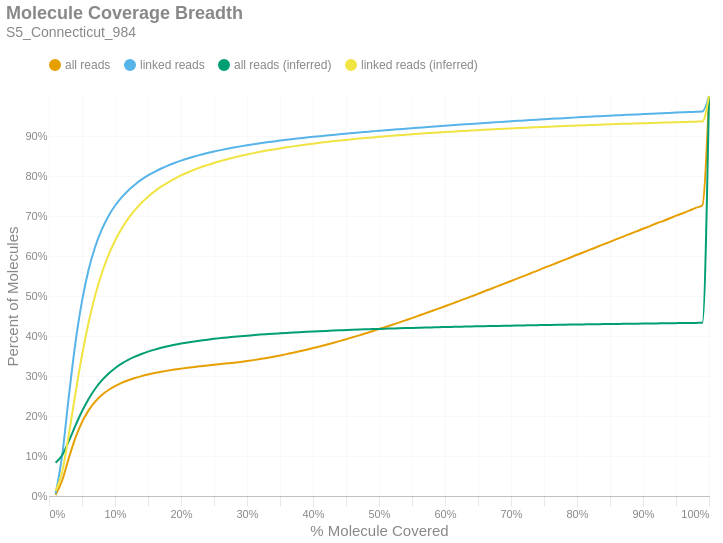

Source (notebook cell):
### Markdown cell above
### Molecule Read Coverage
This chart shows molecule coverage breadth as computed by the number of bases aligned to that molecule. In other words, "*how much of each unique long molecule is actually sequenced/aligned?*" Keep in mind there is a distinction between sequences and alignments, since some sequences belonging to a particular molecule may not align well and wouldn't appear in the alignment data. This chart also shows molecule coverage breadth as computed by the *inferred fragment* from which the aligned sequences originate. Unlike read coverage, this calculation takes into account the total insert size, including unsequenced gaps between the forward and reverse reads. Like the previous figures, these are cumulative percents.

### Code cell
if SKIPLR:
    print_html(f"Skipped")
else:
    binned_df = consolidated_hist(valids['coverage_bp'], mask, 0.01, True)
    binned_df_inf = consolidated_hist(valids['coverage_inserts'], mask, 0.01, True)
    binned_df = binned_df.with_columns(pl.lit(binned_df_inf['all reads (cumsum)']).alias('all reads (inferred)'))
    binned_df = binned_df.with_columns(pl.lit(binned_df_inf['linked reads (cumsum)']).alias('linked reads (inferred)'))
    binned_df = binned_df.with_columns(
        (pl.col('bin').cast(pl.Float64) + 0.01).alias('right_edge')
    )

    with SafeRender(binned_df):
        (
            density_plot(binned_df, 'Molecule Coverage Breadth', samplename, 'molcov', ['all reads (inferred)','linked reads (inferred)'])
            .encode(
                #x=alt.X('bin:Q', title="% Molecule Covered").axis(format = '%').scale(padding=0),
                x=alt.X('right_edge:Q', title="% Molecule Covered").axis(format='%').scale(padding=0),
                y=alt.Y('value:Q', title='Percent of Molecules')
                    .axis(format='%')
                    .stack(False)
                    .scale(domainMin=0, padding=0),
                color=alt.Color("key:N").scale(domain = ["all reads", "linked reads", "all reads (inferred)", "linked reads (inferred)"]),
                tooltip = [
                    alt.Tooltip("key:N", title = "Data Type"),
                    alt.Tooltip("range_label:N", title="% Molecule Covered"),
                    alt.Tooltip("value:Q", format = ".2%", title="% Molecules")
                ]
            )
        ).display()

### Figure 1 — Vega-Lite specification as saved in the notebook (floating-point values rounded to 4 significant figures)
{"width": "container", "height": 400, "config": {"title": {"anchor": "start", "dy": -15, "fontSize": 18, "color": "#888888", "subtitleColor": "#888888", "subtitleFontSize": 14}, "arc": {"fill": "#0072B2"}, "axis": {"domainColor": "#888888", "domainWidth": 0.5, "gridWidth": 0.2, "grid": false, "titleFontWeight": 400, "titleFontSize": 15, "labelFontSize": 11, "labelColor": "#888888", "tickColor": "#888888", "tickWidth": 0.2, "titleColor": "#888888"}, "axisBand": {"grid": false}, "axisX": {"grid": true, "tickSize": 10, "domainCap": "round"}, "axisY": {"domain": false, "grid": true, "tickSize": 0, "domainCap": "round"}, "background": "transparent", "header": {"labelFontSize": 15, "labelColor": "#888888", "titleFontSize": 15, "titleFontWeight": 600, "titleColor": "#888888"}, "legend": {"labelFont": "sans-serif", "labelFontSize": 12, "labelColor": "#888888", "symbolSize": 100, "symbolType": "circle", "titleFontSize": 12, "titlePadding": 10, "titleColor": "#888888", "title": null, "orient": "top"}, "range": {"category": ["#E69F00", "#56B4E9", "#009E73", "#F0E442", "#0072B2", "#D55E00", "#CC79A7", "#000000"], "diverging": ["#cfe8f3", "#a2d4ec", "#73bfe2", "#46abdb", "#1696d2", "#12719e"]}, "area": {"fill": "#0072B2", "fillOpacity": 0.7, "line": true, "strokeOpacity": 0.7}, "line": {"color": "#0072B2", "stroke": "#0072B2", "strokeWidth": 2}, "trail": {"color": "#0072B2", "stroke": "#0072B2", "strokeWidth": 0, "size": 1}, "point": {"filled": true, "fillOpacity": 1.0, "size": 95}, "text": {"color": "#888888", "fontSize": 11, "align": "right", "fontWeight": 400, "size": 11}, "bar": {"fill": "#0072B2", "stroke": null}, "view": {"stroke": null, "continuousWidth": 660, "continuousHeight": 400}}, "data": {"name": "data-f298dc107363ab6965d56bfe93fb3a7c"}, "mark": {"type": "line", "interpolate": "monotone", "point": {"opacity": 0, "size": 275}}, "encoding": {"color": {"field": "key", "scale": {"domain": ["all reads", "linked reads", "all reads (inferred)", "linked reads (inferred)"]}, "type": "nominal"}, "tooltip": [{"field": "key", "title": "Data Type", "type": "nominal"}, {"field": "range_label", "title": "% Molecule Covered", "type": "nominal"}, {"field": "value", "format": ".2%", "title": "% Molecules", "type": "quantitative"}], "x": {"axis": {"format": "%"}, "field": "right_edge", "scale": {"padding": 0}, "title": "% Molecule Covered", "type": "quantitative"}, "y": {"axis": {"format": "%"}, "field": "value", "scale": {"domainMin": 0, "padding": 0}, "stack": false, "title": "Percent of Molecules", "type": "quantitative"}}, "params": [{"name": "param_c36ac31b6afebe62", "select": {"type": "point", "fields": ["key"]}, "bind": "legend"}], "title": {"text": "Molecule Coverage Breadth", "subtitle": "S5_Connecticut_984"}, "transform": [{"fold": ["all reads (cumsum)", "linked reads (cumsum)", "all reads (inferred)", "linked reads (inferred)"]}, {"calculate": "replace(datum.key, ' (cumsum)', '')", "as": "key"}, {"filter": {"param": "param_c36ac31b6afebe62"}}], "usermeta": {"embedOptions": {"downloadFileName": "S5_Connecticut_984.molcov"}}, "$schema": "https://vega.github.io/schema/vega-lite/v6.1.0.json", "datasets": {"data-f298dc107363ab6965d56bfe93fb3a7c": [{"bin": "0.0", "interval": "0.0-0.01", "all reads": 0.002501, "linked reads": 0.005881, "all reads (cumsum)": 0.002501, "linked reads (cumsum)": 0.005881, "range_label": "0.0-0.01", "all reads (inferred)": 0.08328, "linked reads (inferred)": 0.01255, "right_edge": 0.01}, {"bin": "0.01", "interval": "0.01-0.02", "all reads": 0.03686, "linked reads": 0.09642, "all reads (cumsum)": 0.03936, "linked reads (cumsum)": 0.1023, "range_label": "0.01-0.02", "all reads (inferred)": 0.102, "linked reads (inferred)": 0.06078, "right_edge": 0.02}, {"bin": "0.02", "interval": "0.02-0.03", "all reads": 0.05528, "linked reads": 0.1463, "all reads (cumsum)": 0.09464, "linked reads (cumsum)": 0.2486, "range_label": "0.02-0.03", "all reads (inferred)": 0.1371, "linked reads (inferred)": 0.1531, "right_edge": 0.03}, {"bin": "0.03", "interval": "0.03-0.04", "all reads": 0.0505, "linked reads": 0.1339, "all reads (cumsum)": 0.1451, "linked reads (cumsum)": 0.3825, "range_label": "0.03-0.04", "all reads (inferred)": 0.1759, "linked reads (inferred)": 0.2561, "right_edge": 0.04}, {"bin": "0.04", "interval": "0.04-0.05", "all reads": 0.03951, "linked reads": 0.1047, "all reads (cumsum)": 0.1846, "linked reads (cumsum)": 0.4872, "range_label": "0.04-0.05", "all reads (inferred)": 0.2119, "linked reads (inferred)": 0.3518, "right_edge": 0.05}, {"bin": "0.05", "interval": "0.05-0.06", "all reads": 0.0295, "linked reads": 0.07817, "all reads (cumsum)": 0.2141, "linked reads (cumsum)": 0.5654, "range_label": "0.05-0.06", "all reads (inferred)": 0.2427, "linked reads (inferred)": 0.4337, "right_edge": 0.06}, {"bin": "0.06", "interval": "0.06-0.07", "all reads": 0.02179, "linked reads": 0.05772, "all reads (cumsum)": 0.2359, "linked reads (cumsum)": 0.6231, "range_label": "0.06-0.07", "all reads (inferred)": 0.2682, "linked reads (inferred)": 0.5017, "right_edge": 0.07}, {"bin": "0.07", "interval": "0.07-0.08", "all reads": 0.01637, "linked reads": 0.04325, "all reads (cumsum)": 0.2523, "linked reads (cumsum)": 0.6663, "range_label": "0.07-0.08", "all reads (inferred)": 0.289, "linked reads (inferred)": 0.5568, "right_edge": 0.08}, {"bin": "0.08", "interval": "0.08-0.09", "all reads": 0.01259, "linked reads": 0.03324, "all reads (cumsum)": 0.2649, "linked reads (cumsum)": 0.6996, "range_label": "0.08-0.09", "all reads (inferred)": 0.3057, "linked reads (inferred)": 0.6015, "right_edge": 0.09}, {"bin": "0.09", "interval": "0.09-0.1", "all reads": 0.009877, "linked reads": 0.02596, "all reads (cumsum)": 0.2748, "linked reads (cumsum)": 0.7255, "range_label": "0.09-0.1", "all reads (inferred)": 0.3196, "linked reads (inferred)": 0.6382, "right_edge": 0.1}, {"bin": "0.1", "interval": "0.1-0.11", "all reads": 0.007985, "linked reads": 0.02092, "all reads (cumsum)": 0.2828, "linked reads (cumsum)": 0.7464, "range_label": "0.1-0.11", "all reads (inferred)": 0.3309, "linked reads (inferred)": 0.6683, "right_edge": 0.11}, {"bin": "0.11", "interval": "0.11-0.12", "all reads": 0.006665, "linked reads": 0.01746, "all reads (cumsum)": 0.2894, "linked reads (cumsum)": 0.7639, "range_label": "0.11-0.12", "all reads (inferred)": 0.3404, "linked reads (inferred)": 0.6936, "right_edge": 0.12}, {"bin": "0.12", "interval": "0.12-0.13", "all reads": 0.005506, "linked reads": 0.0144, "all reads (cumsum)": 0.2949, "linked reads (cumsum)": 0.7783, "range_label": "0.12-0.13", "all reads (inferred)": 0.3483, "linked reads (inferred)": 0.7147, "right_edge": 0.13}, {"bin": "0.13", "interval": "0.13-0.14", "all reads": 0.004785, "linked reads": 0.01247, "all reads (cumsum)": 0.2997, "linked reads (cumsum)": 0.7908, "range_label": "0.13-0.14", "all reads (inferred)": 0.3551, "linked reads (inferred)": 0.7326, "right_edge": 0.14}, {"bin": "0.14", "interval": "0.14-0.15", "all reads": 0.004068, "linked reads": 0.01053, "all reads (cumsum)": 0.3038, "linked reads (cumsum)": 0.8013, "range_label": "0.14-0.15", "all reads (inferred)": 0.361, "linked reads (inferred)": 0.7482, "right_edge": 0.15}, {"bin": "0.15", "interval": "0.15-0.16", "all reads": 0.003588, "linked reads": 0.009272, "all reads (cumsum)": 0.3074, "linked reads (cumsum)": 0.8106, "range_label": "0.15-0.16", "all reads (inferred)": 0.366, "linked reads (inferred)": 0.7616, "right_edge": 0.16}, {"bin": "0.16", "interval": "0.16-0.17", "all reads": 0.003174, "linked reads": 0.008114, "all reads (cumsum)": 0.3105, "linked reads (cumsum)": 0.8187, "range_label": "0.16-0.17", "all reads (inferred)": 0.3705, "linked reads (inferred)": 0.7733, "right_edge": 0.17}, {"bin": "0.17", "interval": "0.17-0.18", "all reads": 0.002891, "linked reads": 0.007295, "all reads (cumsum)": 0.3134, "linked reads (cumsum)": 0.826, "range_label": "0.17-0.18", "all reads (inferred)": 0.3744, "linked reads (inferred)": 0.7837, "right_edge": 0.18}, {"bin": "0.18", "interval": "0.18-0.19", "all reads": 0.002634, "linked reads": 0.006533, "all reads (cumsum)": 0.3161, "linked reads (cumsum)": 0.8325, "range_label": "0.18-0.19", "all reads (inferred)": 0.3779, "linked reads (inferred)": 0.793, "right_edge": 0.19}, {"bin": "0.19", "interval": "0.19-0.2", "all reads": 0.002353, "linked reads": 0.005828, "all reads (cumsum)": 0.3184, "linked reads (cumsum)": 0.8384, "range_label": "0.19-0.2", "all reads (inferred)": 0.381, "linked reads (inferred)": 0.8014, "right_edge": 0.2}, {"bin": "0.2", "interval": "0.2-0.21", "all reads": 0.002225, "linked reads": 0.005395, "all reads (cumsum)": 0.3206, "linked reads (cumsum)": 0.8437, "range_label": "0.2-0.21", "all reads (inferred)": 0.3839, "linked reads (inferred)": 0.8088, "right_edge": 0.21}, {"bin": "0.21", "interval": "0.21-0.22", "all reads": 0.00207, "linked reads": 0.004922, "all reads (cumsum)": 0.3227, "linked reads (cumsum)": 0.8487, "range_label": "0.21-0.22", "all reads (inferred)": 0.3865, "linked reads (inferred)": 0.8157, "right_edge": 0.22}, {"bin": "0.22", "interval": "0.22-0.23", "all reads": 0.001913, "linked reads": 0.004427, "all reads (cumsum)": 0.3246, "linked reads (cumsum)": 0.8531, "range_label": "0.22-0.23", "all reads (inferred)": 0.3888, "linked reads (inferred)": 0.8219, "right_edge": 0.23}, {"bin": "0.23", "interval": "0.23-0.24", "all reads": 0.001863, "linked reads": 0.004216, "all reads (cumsum)": 0.3265, "linked reads (cumsum)": 0.8573, "range_label": "0.23-0.24", "all reads (inferred)": 0.3909, "linked reads (inferred)": 0.8274, "right_edge": 0.24}, {"bin": "0.24", "interval": "0.24-0.25", "all reads": 0.001762, "linked reads": 0.003887, "all reads (cumsum)": 0.3283, "linked reads (cumsum)": 0.8612, "range_label": "0.24-0.25", "all reads (inferred)": 0.3929, "linked reads (inferred)": 0.8326, "right_edge": 0.25}, {"bin": "0.25", "interval": "0.25-0.26", "all reads": 0.001677, "linked reads": 0.003533, "all reads (cumsum)": 0.3299, "linked reads (cumsum)": 0.8647, "range_label": "0.25-0.26", "all reads (inferred)": 0.3947, "linked reads (inferred)": 0.8374, "right_edge": 0.26}, {"bin": "0.26", "interval": "0.26-0.27", "all reads": 0.001666, "linked reads": 0.003331, "all reads (cumsum)": 0.3316, "linked reads (cumsum)": 0.8681, "range_label": "0.26-0.27", "all reads (inferred)": 0.3964, "linked reads (inferred)": 0.842, "right_edge": 0.27}, {"bin": "0.27", "interval": "0.27-0.28", "all reads": 0.00168, "linked reads": 0.003084, "all reads (cumsum)": 0.3333, "linked reads (cumsum)": 0.8711, "range_label": "0.27-0.28", "all reads (inferred)": 0.3981, "linked reads (inferred)": 0.8463, "right_edge": 0.28}, {"bin": "0.28", "interval": "0.28-0.29", "all reads": 0.001874, "linked reads": 0.002913, "all reads (cumsum)": 0.3352, "linked reads (cumsum)": 0.8741, "range_label": "0.28-0.29", "all reads (inferred)": 0.3995, "linked reads (inferred)": 0.8502, "right_edge": 0.29}, {"bin": "0.29", "interval": "0.29-0.3", "all reads": 0.002126, "linked reads": 0.00272, "all reads (cumsum)": 0.3373, "linked reads (cumsum)": 0.8768, "range_label": "0.29-0.3", "all reads (inferred)": 0.4009, "linked reads (inferred)": 0.8538, "right_edge": 0.3}, {"bin": "0.3", "interval": "0.3-0.31", "all reads": 0.002392, "linked reads": 0.002611, "all reads (cumsum)": 0.3397, "linked reads (cumsum)": 0.8794, "range_label": "0.3-0.31", "all reads (inferred)": 0.4022, "linked reads (inferred)": 0.8572, "right_edge": 0.31}, {"bin": "0.31", "interval": "0.31-0.32", "all reads": 0.00262, "linked reads": 0.002455, "all reads (cumsum)": 0.3423, "linked reads (cumsum)": 0.8818, "range_label": "0.31-0.32", "all reads (inferred)": 0.4035, "linked reads (inferred)": 0.8605, "right_edge": 0.32}, {"bin": "0.32", "interval": "0.32-0.33", "all reads": 0.002852, "linked reads": 0.002331, "all reads (cumsum)": 0.3451, "linked reads (cumsum)": 0.8842, "range_label": "0.32-0.33", "all reads (inferred)": 0.4046, "linked reads (inferred)": 0.8635, "right_edge": 0.33}, {"bin": "0.33", "interval": "0.33-0.34", "all reads": 0.002978, "linked reads": 0.002164, "all reads (cumsum)": 0.3481, "linked reads (cumsum)": 0.8863, "range_label": "0.33-0.34", "all reads (inferred)": 0.4057, "linked reads (inferred)": 0.8664, "right_edge": 0.34}, {"bin": "0.34", "interval": "0.34-0.35", "all reads": 0.00317, "linked reads": 0.002168, "all reads (cumsum)": 0.3513, "linked reads (cumsum)": 0.8885, "range_label": "0.34-0.35", "all reads (inferred)": 0.4067, "linked reads (inferred)": 0.869, "right_edge": 0.35}, {"bin": "0.35", "interval": "0.35-0.36", "all reads": 0.003407, "linked reads": 0.002058, "all reads (cumsum)": 0.3547, "linked reads (cumsum)": 0.8906, "range_label": "0.35-0.36", "all reads (inferred)": 0.4077, "linked reads (inferred)": 0.8716, "right_edge": 0.36}, {"bin": "0.36", "interval": "0.36-0.37", "all reads": 0.003476, "linked reads": 0.00187, "all reads (cumsum)": 0.3582, "linked reads (cumsum)": 0.8924, "range_label": "0.36-0.37", "all reads (inferred)": 0.4086, "linked reads (inferred)": 0.8741, "right_edge": 0.37}, {"bin": "0.37", "interval": "0.37-0.38", "all reads": 0.003726, "linked reads": 0.001865, "all reads (cumsum)": 0.3619, "linked reads (cumsum)": 0.8943, "range_label": "0.37-0.38", "all reads (inferred)": 0.4095, "linked reads (inferred)": 0.8764, "right_edge": 0.38}, {"bin": "0.38", "interval": "0.38-0.39", "all reads": 0.003838, "linked reads": 0.001795, "all reads (cumsum)": 0.3657, "linked reads (cumsum)": 0.8961, "range_label": "0.38-0.39", "all reads (inferred)": 0.4104, "linked reads (inferred)": 0.8786, "right_edge": 0.39}, {"bin": "0.39", "interval": "0.39-0.4", "all reads": 0.004056, "linked reads": 0.001784, "all reads (cumsum)": 0.3698, "linked reads (cumsum)": 0.8979, "range_label": "0.39-0.4", "all reads (inferred)": 0.4112, "linked reads (inferred)": 0.8808, "right_edge": 0.4}, {"bin": "0.4", "interval": "0.4-0.41", "all reads": 0.004097, "linked reads": 0.001606, "all reads (cumsum)": 0.3739, "linked reads (cumsum)": 0.8995, "range_label": "0.4-0.41", "all reads (inferred)": 0.412, "linked reads (inferred)": 0.8829, "right_edge": 0.41}, {"bin": "0.41", "interval": "0.41-0.42", "all reads": 0.004277, "linked reads": 0.001632, "all reads (cumsum)": 0.3782, "linked reads (cumsum)": 0.9011, "range_label": "0.41-0.42", "all reads (inferred)": 0.4127, "linked reads (inferred)": 0.8848, "right_edge": 0.42}, {"bin": "0.42", "interval": "0.42-0.43", "all reads": 0.004444, "linked reads": 0.00158, "all reads (cumsum)": 0.3826, "linked reads (cumsum)": 0.9027, "range_label": "0.42-0.43", "all reads (inferred)": 0.4135, "linked reads (inferred)": 0.8867, "right_edge": 0.43}, {"bin": "0.43", "interval": "0.43-0.44", "all reads": 0.004605, "linked reads": 0.001565, "all reads (cumsum)": 0.3872, "linked reads (cumsum)": 0.9043, "range_label": "0.43-0.44", "all reads (inferred)": 0.4141, "linked reads (inferred)": 0.8885, "right_edge": 0.44}, {"bin": "0.44", "interval": "0.44-0.45", "all reads": 0.004718, "linked reads": 0.001547, "all reads (cumsum)": 0.3919, "linked reads (cumsum)": 0.9058, "range_label": "0.44-0.45", "all reads (inferred)": 0.4148, "linked reads (inferred)": 0.8902, "right_edge": 0.45}, {"bin": "0.45", "interval": "0.45-0.46", "all reads": 0.00486, "linked reads": 0.001539, "all reads (cumsum)": 0.3968, "linked reads (cumsum)": 0.9073, "range_label": "0.45-0.46", "all reads (inferred)": 0.4154, "linked reads (inferred)": 0.8919, "right_edge": 0.46}, {"bin": "0.46", "interval": "0.46-0.47", "all reads": 0.004869, "linked reads": 0.001504, "all reads (cumsum)": 0.4017, "linked reads (cumsum)": 0.9089, "range_label": "0.46-0.47", "all reads (inferred)": 0.416, "linked reads (inferred)": 0.8935, "right_edge": 0.47}, {"bin": "0.47", "interval": "0.47-0.48", "all reads": 0.005187, "linked reads": 0.001412, "all reads (cumsum)": 0.4068, "linked reads (cumsum)": 0.9103, "range_label": "0.47-0.48", "all reads (inferred)": 0.4166, "linked reads (inferred)": 0.895, "right_edge": 0.48}, {"bin": "0.48", "interval": "0.48-0.49", "all reads": 0.004993, "linked reads": 0.001411, "all reads (cumsum)": 0.4118, "linked reads (cumsum)": 0.9117, "range_label": "0.48-0.49", "all reads (inferred)": 0.4172, "linked reads (inferred)": 0.8965, "right_edge": 0.49}, {"bin": "0.49", "interval": "0.49-0.5", "all reads": 0.005654, "linked reads": 0.001423, "all reads (cumsum)": 0.4175, "linked reads (cumsum)": 0.9131, "range_label": "0.49-0.5", "all reads (inferred)": 0.4178, "linked reads (inferred)": 0.898, "right_edge": 0.5}, {"bin": "0.5", "interval": "0.5-0.51", "all reads": 0.004934, "linked reads": 0.001313, "all reads (cumsum)": 0.4224, "linked reads (cumsum)": 0.9144, "range_label": "0.5-0.51", "all reads (inferred)": 0.4183, "linked reads (inferred)": 0.8994, "right_edge": 0.51}, {"bin": "0.51", "interval": "0.51-0.52", "all reads": 0.005713, "linked reads": 0.001388, "all reads (cumsum)": 0.4281, "linked reads (cumsum)": 0.9158, "range_label": "0.51-0.52", "all reads (inferred)": 0.4188, "linked reads (inferred)": 0.9006, "right_edge": 0.52}, {"bin": "0.52", "interval": "0.52-0.53", "all reads": 0.005408, "linked reads": 0.001272, "all reads (cumsum)": 0.4335, "linked reads (cumsum)": 0.9171, "range_label": "0.52-0.53", "all reads (inferred)": 0.4193, "linked reads (inferred)": 0.9019, "right_edge": 0.53}, {"bin": "0.53", "interval": "0.53-0.54", "all reads": 0.005603, "linked reads": 0.001254, "all reads (cumsum)": 0.4392, "linked reads (cumsum)": 0.9183, "range_label": "0.53-0.54", "all reads (inferred)": 0.4198, "linked reads (inferred)": 0.9032, "right_edge": 0.54}, {"bin": "0.54", "interval": "0.54-0.55", "all reads": 0.005642, "linked reads": 0.001269, "all reads (cumsum)": 0.4448, "linked reads (cumsum)": 0.9196, "range_label": "0.54-0.55", "all reads (inferred)": 0.4203, "linked reads (inferred)": 0.9044, "right_edge": 0.55}, {"bin": "0.55", "interval": "0.55-0.56", "all reads": 0.005871, "linked reads": 0.001224, "all reads (cumsum)": 0.4507, "linked reads (cumsum)": 0.9208, "range_label": "0.55-0.56", "all reads (inferred)": 0.4207, "linked reads (inferred)": 0.9056, "right_edge": 0.56}, {"bin": "0.56", "interval": "0.56-0.57", "all reads": 0.005905, "linked reads": 0.001216, "all reads (cumsum)": 0.4566, "linked reads (cumsum)": 0.922, "range_label": "0.56-0.57", "all reads (inferred)": 0.4211, "linked reads (inferred)": 0.9067, "right_edge": 0.57}, {"bin": "0.57", "interval": "0.57-0.58", "all reads": 0.005784, "linked reads": 0.001207, "all reads (cumsum)": 0.4624, "linked reads (cumsum)": 0.9232, "range_label": "0.57-0.58", "all reads (inferred)": 0.4215, "linked reads (inferred)": 0.9077, "right_edge": 0.58}, {"bin": "0.58", "interval": "0.58-0.59", "all reads": 0.005978, "linked reads": 0.001236, "all reads (cumsum)": 0.4683, "linked reads (cumsum)": 0.9245, "range_label": "0.58-0.59", "all reads (inferred)": 0.422, "linked reads (inferred)": 0.9088, "right_edge": 0.59}, {"bin": "0.59", "interval": "0.59-0.6", "all reads": 0.006165, "linked reads": 0.001176, "all reads (cumsum)": 0.4745, "linked reads (cumsum)": 0.9257, "range_label": "0.59-0.6", "all reads (inferred)": 0.4224, "linked reads (inferred)": 0.9098, "right_edge": 0.6}, {"bin": "0.6", "interval": "0.6-0.61", "all reads": 0.005957, "linked reads": 0.00116, "all reads (cumsum)": 0.4805, "linked reads (cumsum)": 0.9268, "range_label": "0.6-0.61", "all reads (inferred)": 0.4227, "linked reads (inferred)": 0.9108, "right_edge": 0.61}, {"bin": "0.61", "interval": "0.61-0.62", "all reads": 0.006187, "linked reads": 0.001177, "all reads (cumsum)": 0.4866, "linked reads (cumsum)": 0.928, "range_label": "0.61-0.62", "all reads (inferred)": 0.4231, "linked reads (inferred)": 0.9118, "right_edge": 0.62}, {"bin": "0.62", "interval": "0.62-0.63", "all reads": 0.006219, "linked reads": 0.001154, "all reads (cumsum)": 0.4929, "linked reads (cumsum)": 0.9291, "range_label": "0.62-0.63", "all reads (inferred)": 0.4235, "linked reads (inferred)": 0.9128, "right_edge": 0.63}, {"bin": "0.63", "interval": "0.63-0.64", "all reads": 0.006232, "linked reads": 0.001117, "all reads (cumsum)": 0.4991, "linked reads (cumsum)": 0.9303, "range_label": "0.63-0.64", "all reads (inferred)": 0.4239, "linked reads (inferred)": 0.9137, "right_edge": 0.64}, {"bin": "0.64", "interval": "0.64-0.65", "all reads": 0.006196, "linked reads": 0.001096, "all reads (cumsum)": 0.5053, "linked reads (cumsum)": 0.9314, "range_label": "0.64-0.65", "all reads (inferred)": 0.4243, "linked reads (inferred)": 0.9147, "right_edge": 0.65}, {"bin": "0.65", "interval": "0.65-0.66", "all reads": 0.006658, "linked reads": 0.001155, "all reads (cumsum)": 0.5119, "linked reads (cumsum)": 0.9325, "range_label": "0.65-0.66", "all reads (inferred)": 0.4246, "linked reads (inferred)": 0.9156, "right_edge": 0.66}, {"bin": "0.66", "interval": "0.66-0.67", "all reads": 0.006278, "linked reads": 0.001093, "all reads (cumsum)": 0.5182, "linked reads (cumsum)": 0.9336, "range_label": "0.66-0.67", "all reads (inferred)": 0.4249, "linked reads (inferred)": 0.9164, "right_edge": 0.67}, {"bin": "0.67", "interval": "0.67-0.68", "all reads": 0.006437, "linked reads": 0.001079, "all reads (cumsum)": 0.5247, "linked reads (cumsum)": 0.9347, "range_label": "0.67-0.68", "all reads (inferred)": 0.4253, "linked reads (inferred)": 0.9173, "right_edge": 0.68}, {"bin": "0.68", "interval": "0.68-0.69", "all reads": 0.006291, "linked reads": 0.001066, "all reads (cumsum)": 0.531, "linked reads (cumsum)": 0.9358, "range_label": "0.68-0.69", "all reads (inferred)": 0.4256, "linked reads (inferred)": 0.9181, "right_edge": 0.69}, {"bin": "0.69", "interval": "0.69-0.7", "all reads": 0.006597, "linked reads": 0.001053, "all reads (cumsum)": 0.5376, "linked reads (cumsum)": 0.9368, "range_label": "0.69-0.7", "all reads (inferred)": 0.4259, "linked reads (inferred)": 0.9189, "right_edge": 0.7}, {"bin": "0.7", "interval": "0.7-0.71", "all reads": 0.006355, "linked reads": 0.001033, "all reads (cumsum)": 0.5439, "linked reads (cumsum)": 0.9378, "range_label": "0.7-0.71", "all reads (inferred)": 0.4262, "linked reads (inferred)": 0.9197, "right_edge": 0.71}, {"bin": "0.71", "interval": "0.71-0.72", "all reads": 0.006487, "linked reads": 0.001041, "all reads (cumsum)": 0.5504, "linked reads (cumsum)": 0.9389, "range_label": "0.71-0.72", "all reads (inferred)": 0.4265, "linked reads (inferred)": 0.9205, "right_edge": 0.72}, {"bin": "0.72", "interval": "0.72-0.73", "all reads": 0.006567, "linked reads": 0.00102, "all reads (cumsum)": 0.557, "linked reads (cumsum)": 0.9399, "range_label": "0.72-0.73", "all reads (inferred)": 0.4268, "linked reads (inferred)": 0.9212, "right_edge": 0.73}, {"bin": "0.73", "interval": "0.73-0.74", "all reads": 0.006466, "linked reads": 0.001004, "all reads (cumsum)": 0.5634, "linked reads (cumsum)": 0.9409, "range_label": "0.73-0.74", "all reads (inferred)": 0.4271, "linked reads (inferred)": 0.922, "right_edge": 0.74}, {"bin": "0.74", "interval": "0.74-0.75", "all reads": 0.006841, "linked reads": 0.0009921, "all reads (cumsum)": 0.5703, "linked reads (cumsum)": 0.9419, "range_label": "0.74-0.75", "all reads (inferred)": 0.4274, "linked reads (inferred)": 0.9227, "right_edge": 0.75}, {"bin": "0.75", "interval": "0.75-0.76", "all reads": 0.006341, "linked reads": 0.0009298, "all reads (cumsum)": 0.5766, "linked reads (cumsum)": 0.9428, "range_label": "0.75-0.76", "all reads (inferred)": 0.4277, "linked reads (inferred)": 0.9234, "right_edge": 0.76}, {"bin": "0.76", "interval": "0.76-0.77", "all reads": 0.006493, "linked reads": 0.0009285, "all reads (cumsum)": 0.5831, "linked reads (cumsum)": 0.9438, "range_label": "0.76-0.77", "all reads (inferred)": 0.428, "linked reads (inferred)": 0.9241, "right_edge": 0.77}, {"bin": "0.77", "interval": "0.77-0.78", "all reads": 0.006607, "linked reads": 0.0009291, "all reads (cumsum)": 0.5897, "linked reads (cumsum)": 0.9447, "range_label": "0.77-0.78", "all reads (inferred)": 0.4282, "linked reads (inferred)": 0.9248, "right_edge": 0.78}, {"bin": "0.78", "interval": "0.78-0.79", "all reads": 0.006516, "linked reads": 0.0009559, "all reads (cumsum)": 0.5962, "linked reads (cumsum)": 0.9456, "range_label": "0.78-0.79", "all reads (inferred)": 0.4285, "linked reads (inferred)": 0.9254, "right_edge": 0.79}, {"bin": "0.79", "interval": "0.79-0.8", "all reads": 0.006851, "linked reads": 0.0009237, "all reads (cumsum)": 0.6031, "linked reads (cumsum)": 0.9466, "range_label": "0.79-0.8", "all reads (inferred)": 0.4287, "linked reads (inferred)": 0.9261, "right_edge": 0.8}, {"bin": "0.8", "interval": "0.8-0.81", "all reads": 0.006337, "linked reads": 0.0008983, "all reads (cumsum)": 0.6094, "linked reads (cumsum)": 0.9475, "range_label": "0.8-0.81", "all reads (inferred)": 0.429, "linked reads (inferred)": 0.9267, "right_edge": 0.81}, {"bin": "0.81", "interval": "0.81-0.82", "all reads": 0.006447, "linked reads": 0.0008353, "all reads (cumsum)": 0.6159, "linked reads (cumsum)": 0.9483, "range_label": "0.81-0.82", "all reads (inferred)": 0.4292, "linked reads (inferred)": 0.9274, "right_edge": 0.82}, {"bin": "0.82", "interval": "0.82-0.83", "all reads": 0.006621, "linked reads": 0.0008579, "all reads (cumsum)": 0.6225, "linked reads (cumsum)": 0.9492, "range_label": "0.82-0.83", "all reads (inferred)": 0.4295, "linked reads (inferred)": 0.928, "right_edge": 0.83}, {"bin": "0.83", "interval": "0.83-0.84", "all reads": 0.006524, "linked reads": 0.0007908, "all reads (cumsum)": 0.629, "linked reads (cumsum)": 0.9499, "range_label": "0.83-0.84", "all reads (inferred)": 0.4297, "linked reads (inferred)": 0.9286, "right_edge": 0.84}, {"bin": "0.84", "interval": "0.84-0.85", "all reads": 0.006414, "linked reads": 0.0008306, "all reads (cumsum)": 0.6354, "linked reads (cumsum)": 0.9508, "range_label": "0.84-0.85", "all reads (inferred)": 0.43, "linked reads (inferred)": 0.9292, "right_edge": 0.85}, {"bin": "0.85", "interval": "0.85-0.86", "all reads": 0.006595, "linked reads": 0.0008908, "all reads (cumsum)": 0.642, "linked reads (cumsum)": 0.9517, "range_label": "0.85-0.86", "all reads (inferred)": 0.4302, "linked reads (inferred)": 0.9298, "right_edge": 0.86}, {"bin": "0.86", "interval": "0.86-0.87", "all reads": 0.006483, "linked reads": 0.000784, "all reads (cumsum)": 0.6485, "linked reads (cumsum)": 0.9524, "range_label": "0.86-0.87", "all reads (inferred)": 0.4304, "linked reads (inferred)": 0.9304, "right_edge": 0.87}, {"bin": "0.87", "interval": "0.87-0.88", "all reads": 0.006606, "linked reads": 0.0008285, "all reads (cumsum)": 0.6551, "linked reads (cumsum)": 0.9533, "range_label": "0.87-0.88", "all reads (inferred)": 0.4307, "linked reads (inferred)": 0.9309, "right_edge": 0.88}, {"bin": "0.88", "interval": "0.88-0.89", "all reads": 0.006345, "linked reads": 0.0007552, "all reads (cumsum)": 0.6614, "linked reads (cumsum)": 0.954, "range_label": "0.88-0.89", "all reads (inferred)": 0.4309, "linked reads (inferred)": 0.9315, "right_edge": 0.89}, {"bin": "0.89", "interval": "0.89-0.9", "all reads": 0.00657, "linked reads": 0.000758, "all reads (cumsum)": 0.668, "linked reads (cumsum)": 0.9548, "range_label": "0.89-0.9", "all reads (inferred)": 0.4311, "linked reads (inferred)": 0.932, "right_edge": 0.9}, {"bin": "0.9", "interval": "0.9-0.91", "all reads": 0.006202, "linked reads": 0.0007559, "all reads (cumsum)": 0.6742, "linked reads (cumsum)": 0.9555, "range_label": "0.9-0.91", "all reads (inferred)": 0.4313, "linked reads (inferred)": 0.9325, "right_edge": 0.91}, {"bin": "0.91", "interval": "0.91-0.92", "all reads": 0.007081, "linked reads": 0.0007854, "all reads (cumsum)": 0.6813, "linked reads (cumsum)": 0.9563, "range_label": "0.91-0.92", "all reads (inferred)": 0.4315, "linked reads (inferred)": 0.933, "right_edge": 0.92}, {"bin": "0.92", "interval": "0.92-0.93", "all reads": 0.006002, "linked reads": 0.0007361, "all reads (cumsum)": 0.6873, "linked reads (cumsum)": 0.9571, "range_label": "0.92-0.93", "all reads (inferred)": 0.4317, "linked reads (inferred)": 0.9335, "right_edge": 0.93}, {"bin": "0.93", "interval": "0.93-0.94", "all reads": 0.006537, "linked reads": 0.0007059, "all reads (cumsum)": 0.6938, "linked reads (cumsum)": 0.9578, "range_label": "0.93-0.94", "all reads (inferred)": 0.4319, "linked reads (inferred)": 0.934, "right_edge": 0.94}, {"bin": "0.94", "interval": "0.94-0.95", "all reads": 0.007005, "linked reads": 0.0007367, "all reads (cumsum)": 0.7008, "linked reads (cumsum)": 0.9585, "range_label": "0.94-0.95", "all reads (inferred)": 0.4321, "linked reads (inferred)": 0.9345, "right_edge": 0.95}, {"bin": "0.95", "interval": "0.95-0.96", "all reads": 0.005896, "linked reads": 0.0006792, "all reads (cumsum)": 0.7067, "linked reads (cumsum)": 0.9592, "range_label": "0.95-0.96", "all reads (inferred)": 0.4324, "linked reads (inferred)": 0.9349, "right_edge": 0.96}, {"bin": "0.96", "interval": "0.96-0.97", "all reads": 0.00677, "linked reads": 0.0006696, "all reads (cumsum)": 0.7135, "linked reads (cumsum)": 0.9599, "range_label": "0.96-0.97", "all reads (inferred)": 0.4326, "linked reads (inferred)": 0.9354, "right_edge": 0.97}, {"bin": "0.97", "interval": "0.97-0.98", "all reads": 0.00688, "linked reads": 0.0006429, "all reads (cumsum)": 0.7204, "linked reads (cumsum)": 0.9605, "range_label": "0.97-0.98", "all reads (inferred)": 0.4328, "linked reads (inferred)": 0.9359, "right_edge": 0.98}, {"bin": "0.98", "interval": "0.98-0.99", "all reads": 0.006406, "linked reads": 0.0006717, "all reads (cumsum)": 0.7268, "linked reads (cumsum)": 0.9612, "range_label": "0.98-0.99", "all reads (inferred)": 0.433, "linked reads (inferred)": 0.9364, "right_edge": 0.99}, {"bin": "0.99", "interval": "0.99-1.0", "all reads": 0.2732, "linked reads": 0.03883, "all reads (cumsum)": 1.0, "linked reads (cumsum)": 1.0, "range_label": "0.99-1.0", "all reads (inferred)": 1.0, "linked reads (inferred)": 1.0, "right_edge": 1.0}]}}
